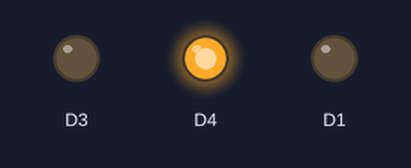
The sketch below on a simulated ESP8266 (NodeMCU). Shown: output pins drawn as LEDs (lit = HIGH).

Above: at 0.05 s.
At 0.75 s:
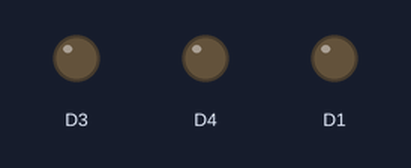
At 1.45 s:
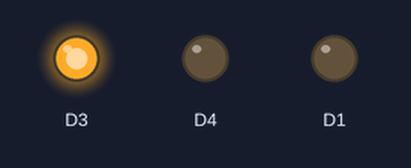
At 2.85 s:
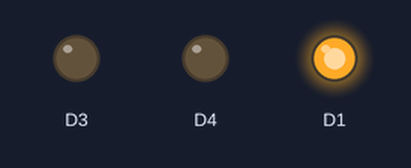
Timing chart, 0 to 3.1 s (numbered marks = the images above):
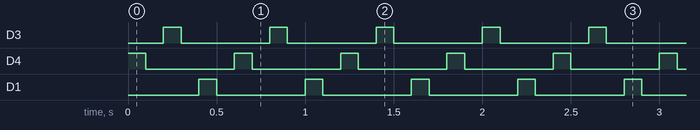

The sketch:

glow_a_light.ino
```cpp
void setup() {
  // put your setup code here, to run once:
  pinMode(D4,OUTPUT);
  pinMode(D1,OUTPUT);
  pinMode(D3,OUTPUT);


}

void loop()
{
  // put your main code here, to run repeatedly:
digitalWrite(D4,HIGH);
delay(100);
digitalWrite(D4,LOW);
delay(100);
digitalWrite(D3,HIGH);
delay(100);
digitalWrite(D3,LOW);
delay(100);
digitalWrite(D1,HIGH);
delay(100);
digitalWrite(D1,LOW);
delay(100);
}
```

Measured:
- by itself, D3, D4, D1: alternates HIGH for 0.10 s and LOW for 0.50 s
